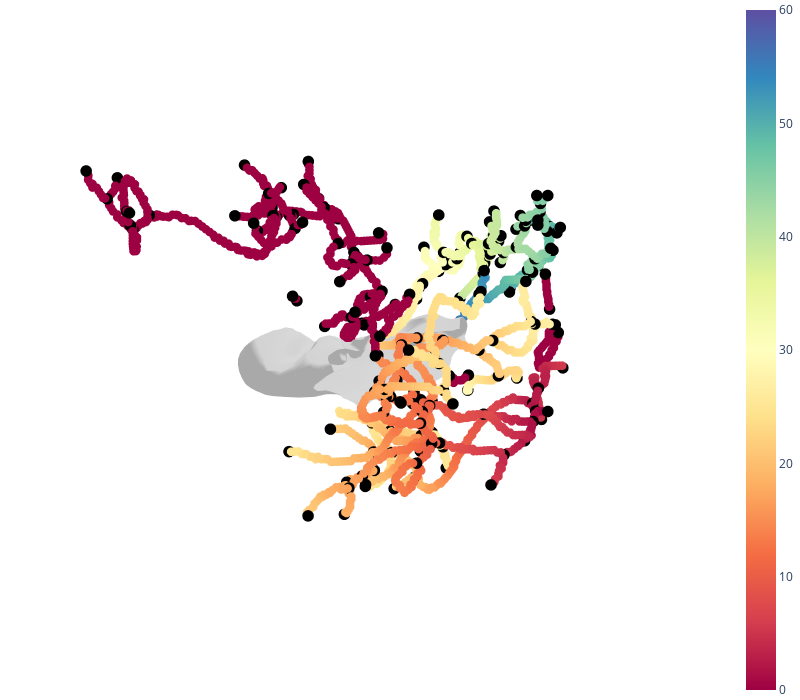

This figure's notebook cell:
### Code cell
fig = go.Figure(data=[go.Mesh3d(
    x=vertices[:,0], 
    y=vertices[:,1], 
    z=vertices[:,2], 
    i=faces[:,0], 
    j=faces[:,1], 
    k=faces[:,2], 
    color='lightgray',
    #intensity=min_distance,
    #colorscale='Viridis',
    #cmax=1.5,
    #cmin=0.3,    
    showscale=False)])

fig.add_trace(go.Scatter3d(
    x=df_nodes.x, 
    y=df_nodes.y, 
    z=df_nodes.z,
    mode='markers',
    marker=dict(
        size=3,
        color=distance_to_root,
        colorscale='Spectral',
        cmax=60,
        cmin=0,
        showscale=True
    )))

fig.add_trace(go.Scatter3d(
    x=data_nodes[1,:],
    y=data_nodes[2,:],
    z=data_nodes[3,:],
    mode='markers',
    marker=dict(
        size=4,
        color='black',
    )))

fig.update_layout(
    width=800,
    height=700,
    scene = scene,
    scene_aspectmode='data',
    scene_camera=camera,
    margin=margin,
    showlegend=False,
    hovermode=False
)

fig.write_json("vascular_tree_colorcoded.json")
fig.show()

### Figure 1 — Plotly figure (JSON) as saved in the notebook; plotly's stock layout.template omitted (floating-point values rounded to 4 significant figures; data arrays with more than 128 entries replaced by an {"elided": "..."} marker saying what was removed)
{"data": [{"color": "lightgray", "i": {"elided": "3120 int values"}, "j": {"elided": "3120 int values"}, "k": {"elided": "3120 int values"}, "showscale": false, "type": "mesh3d", "x": {"elided": "1644 float values"}, "y": {"elided": "1644 float values"}, "z": {"elided": "1644 float values"}}, {"marker": {"cmax": 60, "cmin": 0, "color": {"elided": "2591 float values"}, "colorscale": [[0, "rgb(158,1,66)"], [0.1, "rgb(213,62,79)"], [0.2, "rgb(244,109,67)"], [0.3, "rgb(253,174,97)"], [0.4, "rgb(254,224,139)"], [0.5, "rgb(255,255,191)"], [0.6, "rgb(230,245,152)"], [0.7, "rgb(171,221,164)"], [0.8, "rgb(102,194,165)"], [0.9, "rgb(50,136,189)"], [1, "rgb(94,79,162)"]], "showscale": true, "size": 3}, "mode": "markers", "type": "scatter3d", "x": {"elided": "2591 float values"}, "y": {"elided": "2591 float values"}, "z": {"elided": "2591 float values"}}, {"marker": {"color": "black", "size": 4}, "mode": "markers", "type": "scatter3d", "x": {"elided": "199 float values"}, "y": {"elided": "199 float values"}, "z": {"elided": "199 float values"}}], "layout": {"height": 700, "hovermode": false, "margin": {"b": 0, "l": 0, "r": 0, "t": 0}, "scene": {"aspectmode": "data", "aspectratio": {"x": 0.9027, "y": 1.237, "z": 0.8956}, "camera": {"center": {"x": 0, "y": 0, "z": 0}, "eye": {"x": -1.0, "y": 2.0, "z": 0}, "projection": {"type": "perspective"}, "up": {"x": 0, "y": 0, "z": 1}}, "xaxis": {"showbackground": false, "type": "linear", "visible": false}, "yaxis": {"showbackground": false, "type": "linear", "visible": false}, "zaxis": {"showbackground": false, "type": "linear", "visible": false}}, "showlegend": false, "width": 800}}
